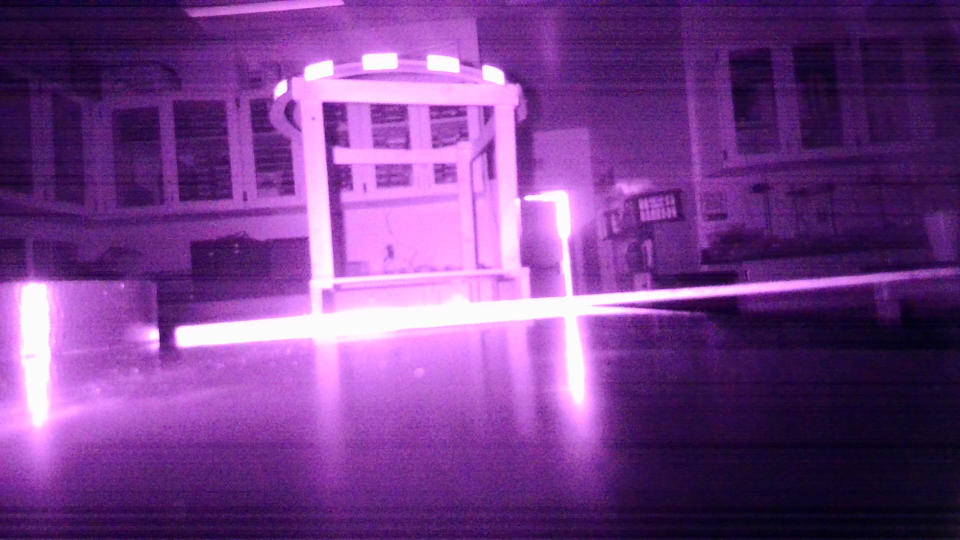
#> input picture Python Vision/OpenCV test/Photos/950(2.1).jpg, 1920 x 1080 px, found by its file name (shown at 1/2 size)
$ python test.py
#> lines starting #> are read from the running program, lines starting #| are printed output that depends on the picture; after the words box and inside, x2 and y2 are one past the last pixel; in counts of white or black regions, pixels touching at a corner belong together
import cv2 as cv
from cv2 import BORDER_DEFAULT
import numpy as np

img = cv.imread('Photos\950(2.1).jpg')
#> img is the input picture: shape (1080, 1920, 3); mean B, G, R 138.5, 61.1, 117.2
cv.imshow('Original non cropped', img)

cropped = img[00:400, 0:1900]
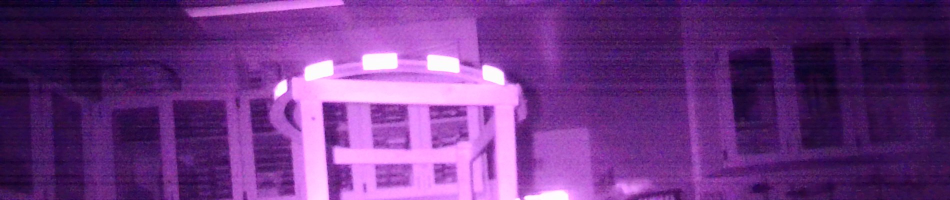
#> cropped: shape (400, 1900, 3) (shown at 1/2 size); mean B, G, R 132.1, 52.1, 109.4
cv.imshow('Original', cropped)

lower_bound = np.array([230, 230, 230])
upper_bound = np.array([255, 255, 255])

mask = cv.inRange(cropped, lower_bound, upper_bound)
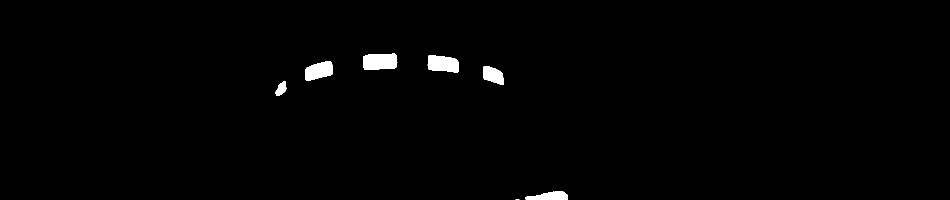
#> mask: shape (400, 1900) (shown at 1/2 size); 1% white; 7 white regions (1 under 20 px), largest, box (x1, y1, x2, y2) and area: (726, 107, 795, 140) 1993, (855, 110, 918, 145) 1750, (610, 122, 666, 161) 1574, (966, 132, 1008, 170) 1105, (1050, 382, 1136, 400) 1071, (551, 162, 573, 191) 408
cv.imshow('Test', mask)

kernel = np.ones((7,7),np.uint8)

mask = cv.morphologyEx(kernel, cv.MORPH_CLOSE, kernel)
mask = cv.morphologyEx(kernel, cv.MORPH_OPEN, kernel)
cv.imshow('Test 2', mask)


cv.waitKey(0)
